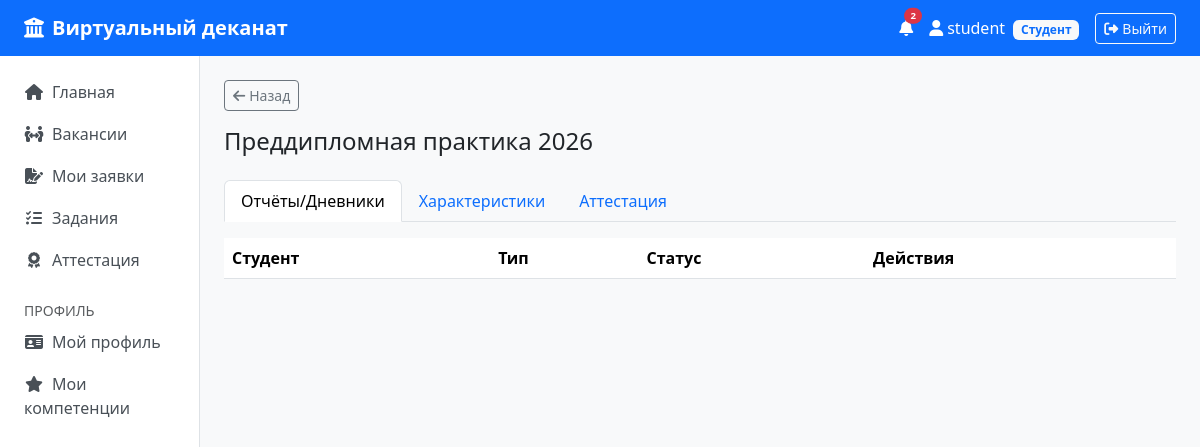
The app's page /attestation/practice/2 (signed in) with its own data.
### models.py (models this page shows, shortened)
class User(UserMixin, db.Model):
    __tablename__ = "users"
    id        = db.Column(db.Integer, primary_key=True)
    login     = db.Column(db.String(64), unique=True, nullable=False)
    password  = db.Column(db.String(256), nullable=False)
    role      = db.Column(db.String(32), nullable=False)
    is_active = db.Column(db.Boolean, nullable=False, default=True)
    student = db.relationship("Student", backref="user", uselist=False)
    teacher = db.relationship("Teacher", backref="user", uselist=False)
    curator = db.relationship("Curator", backref="user", uselist=False)
    notifications = db.relationship("Notification", backref="user", lazy="dynamic",
                                     order_by="Notification.created_at.desc()")
    @property
    def unread_count(self):
        return self.notifications.filter_by(is_read=False).count()

class Practice(db.Model):
    __tablename__ = "practices"
    id          = db.Column(db.Integer, primary_key=True)
    name        = db.Column(db.String(256), nullable=False)
    type        = db.Column(db.String(100))
    start_date  = db.Column(db.Date, nullable=False)
    end_date    = db.Column(db.Date, nullable=False)
    status      = db.Column(db.String(32), default="planned")
    teacher_id  = db.Column(db.Integer, db.ForeignKey("teachers.id"))
    description = db.Column(db.Text)
    stages    = db.relationship("PracticeStage", backref="practice", cascade="all, delete-orphan",
                                 order_by="PracticeStage.order")
    vacancies = db.relationship("Vacancy", backref="practice")
    tasks     = db.relationship("Task", backref="practice")

### attestation/routes.py (the view)
@bp.route("/practice/<int:pid>")
@login_required
def practice_detail(pid):
    p = Practice.query.get_or_404(pid)
    students = Student.query.all()
    reports = Report.query.filter_by(practice_id=pid).all()
    chars = Characteristic.query.filter_by(practice_id=pid).all()
    atts = Attestation.query.filter_by(practice_id=pid).all()
    return render_template("attestation/practice_detail.html",
                           practice=p, students=students, reports=reports,
                           chars=chars, atts=atts)

### templates/attestation/practice_detail.html (shortened to what this page needs)
{% extends 'base.html' %}
{% block content %}
<a href="{{ url_for('attestation.index') }}" class="btn btn-outline-secondary btn-sm mb-3"><i class="fa-solid fa-arrow-left me-1"></i>Назад</a>
<h4 class="mb-4">{{ practice.name }}</h4>
<ul class="nav nav-tabs mb-3"><li class="nav-item"><a class="nav-link active" data-bs-toggle="tab" href="#reports">Отчёты/Дневники</a></li>
  <li class="nav-item"><a class="nav-link" data-bs-toggle="tab" href="#chars">Характеристики</a></li>
  <li class="nav-item"><a class="nav-link" data-bs-toggle="tab" href="#atts">Аттестация</a></li></ul>
<div class="tab-content">
  <div class="tab-pane fade show active" id="reports">
    <table class="table table-hover"><thead><tr><th>Студент</th><th>Тип</th><th>Статус</th><th>Действия</th></tr></thead>
        </table>
  </div>
</div>
{% endblock %}

### templates/base.html (shortened to what this page needs)
<!doctype html>
<html lang="ru">
<head>
  <link rel="stylesheet" href="https://cdn.jsdelivr.net/npm/bootstrap@5.3.3/dist/css/bootstrap.min.css">
  <link rel="stylesheet" href="https://cdnjs.cloudflare.com/ajax/libs/font-awesome/6.5.0/css/all.min.css">
</head>
<body>
{% if current_user.is_authenticated %}
<nav class="navbar navbar-expand-lg navbar-dark bg-primary mb-0">
  <div class="container-fluid px-4">
    <a class="navbar-brand" href="{{ url_for('dashboard.index') }}">
      <i class="fa-solid fa-university me-2"></i>Виртуальный деканат
    </a>
    <div class="ms-auto d-flex align-items-center gap-3">
      <a href="{{ url_for('profile.notifications') }}" class="text-white text-decoration-none position-relative">
        <i class="fa-solid fa-bell"></i>
        {% if current_user.unread_count > 0 %}
        <span class="position-absolute top-0 start-100 translate-middle badge rounded-pill bg-danger" style="font-size:.6rem">
          {{ current_user.unread_count }}
        </span>
        {% endif %}
      </a>
      <a href="{{ url_for('profile.index') }}" class="text-white text-decoration-none">
        <i class="fa-solid fa-user me-1"></i>{{ current_user.login }}
        {% set role_labels = {'student': 'Студент', 'curator': 'Куратор', 'teacher': 'Преподаватель', 'admin': 'Администратор'} %}
        <span class="badge bg-light text-primary role-badge ms-1">{{ role_labels.get(current_user.role, current_user.role) }}</span>
      </a>
      <a href="{{ url_for('auth.logout') }}" class="btn btn-outline-light btn-sm">
        <i class="fa-solid fa-right-from-bracket me-1"></i>Выйти
      </a>
    </div>
  </div>
</nav>
<div class="container-fluid">
  <div class="row">
    <nav class="col-md-2 bg-white sidebar border-end py-3 px-2">
      <ul class="nav flex-column">
        <li class="nav-item"><a class="nav-link" href="{{ url_for('dashboard.index') }}"><i class="fa-solid fa-house me-2"></i>Главная</a></li>
        <li class="nav-item"><a class="nav-link" href="{{ url_for('distribution.index') }}"><i class="fa-solid fa-people-arrows me-2"></i>Вакансии</a></li>
        {% if current_user.role == 'student' %}
        <li class="nav-item"><a class="nav-link" href="{{ url_for('distribution.my_applications') }}"><i class="fa-solid fa-file-signature me-2"></i>Мои заявки</a></li>
        {% endif %}
        <li class="nav-item"><a class="nav-link" href="{{ url_for('execution.index') }}"><i class="fa-solid fa-list-check me-2"></i>Задания</a></li>
        <li class="nav-item"><a class="nav-link" href="{{ url_for('attestation.index') }}"><i class="fa-solid fa-award me-2"></i>Аттестация</a></li>
        <li class="nav-item mt-3"><small class="text-muted px-3">ПРОФИЛЬ</small></li>
        <li class="nav-item"><a class="nav-link" href="{{ url_for('profile.index') }}"><i class="fa-solid fa-id-card me-2"></i>Мой профиль</a></li>
        {% if current_user.role == 'student' %}
        <li class="nav-item"><a class="nav-link" href="{{ url_for('profile.competencies') }}"><i class="fa-solid fa-star me-2"></i>Мои компетенции</a></li>
        {% endif %}
      </ul>
    </nav>
    <main class="col-md-10 py-4 px-4">
      {% block content %}{% endblock %}
    </main>
  </div>
</div>
{% endif %}
</body>
</html>

### templates/base.html (style rules this page uses)
body { background-color: #f8f9fa; }
.navbar-brand { font-weight: 600; }
.role-badge { font-size: .75rem; }
.sidebar { min-height: calc(100vh - 72px); }
.sidebar .nav-link { color: #495057; border-radius: .375rem; margin-bottom: 2px; }
.sidebar .nav-link i { width: 20px; text-align: center; }

### records on screen
User: login "student", get "Студент"
Practice: name "Преддипломная практика 2026"

### other values on screen
{{ current_user.unread_count }} "2"
